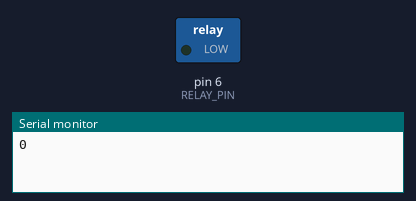
Bench run of a sketch on a simulated Arduino Uno, built with avr-gcc and run on an emulated ATmega328P. Shown: switched loads named in the sketch (green lamp = pin HIGH), the last lines printed to the serial monitor. At 13.0 s the program stops and its outputs stay as they are.

Above: at 0.1 s.
At 2.1 s:
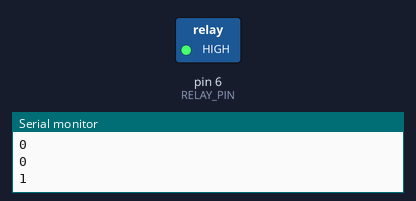
Timing chart, 0 to 11.5 s (numbered marks = the images above):
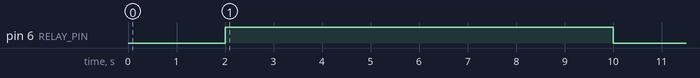

The sketch:

relay.ino
```cpp
#include <RelayModule.h>

#define RELAY_PIN   6
#define INVERT_RELAY true

RelayModule* relay;
int peso = 0;                 // peso enviado pela load cell
bool state = false;

void setup()
{
  relay = new RelayModule(RELAY_PIN,INVERT_RELAY);
  Serial.begin(9600);
}

void loop()
{
  // TEST1
//  if (relay->isOn())
//  {
//    relay->off(); // turn the relay off.
//  }
//  else if (relay->isOff())
//  {
//    relay->on(); // turn the relay on.
//  }
//  delay(1000);

  // TEST2
  while(peso < 13)
  {
    if(peso >= 2 && peso < 10)
    {
      state = true;
      relay->setState(state);         // = relay->on();
      Serial.print(state);
      Serial.print('\n');
    }
    else if(peso >= 10)
    {
      state = false;;
      relay->setState(state);         // = relay->off();
      Serial.print(state);
      Serial.print('\n');

    }
    else
    {
      relay->setState(state);
      Serial.print(state);
      Serial.print('\n');
    }

   peso += 1;
   delay(1000);
  }

  while(1);

  // CODE
//  if(peso <= 200)
//  {
//    state = true;
//    relay->setState(state);         // = relay->on();
//  }
//  else if(peso >= 1000)
//  {
//    state = false;;
//    relay->setState(state);         // = relay->off();
//  }
//  else
//  {
//    relay->setState(state);
//  }


}
```

RelayModule.cpp
```cpp
/**
	The class implements a set of methods of the RelayModule.h
	interface for working with a digital relay module.
	https://github.com/YuriiSalimov/RelayModule
	Created by Yurii Salimov, December, 2017.
	Released into the public domain.
*/
#include "RelayModule.h"

RelayModule::RelayModule(const int IN_pin, const boolean invertSignal) {
  pinMode(this->IN_pin = IN_pin, OUTPUT);
  if (invertSignal) {
    invert();
  }
  off();
}

RelayModule::~RelayModule() {
  turnOff();
}

void RelayModule::on() {
  if (isOff()) {
    turnOn();
  }
}

void RelayModule::off() {
  if (isOn()) {
    turnOff();
  }
}

void RelayModule::setState(const boolean input) {
  if (input) {
    on();
  } else {
    off();
  }
}

boolean RelayModule::isOn() {
  return read() == this->onSignal;
}

boolean RelayModule::isOff() {
  return read() == this->offSignal;
}

inline void RelayModule::turnOn() {
  write(this->onSignal);
}

inline void RelayModule::turnOff() {
  write(this->offSignal);
}

inline void RelayModule::write(const int signal) {
  digitalWrite(this->IN_pin, signal);
}

inline int RelayModule::read() {
  return digitalRead(this->IN_pin);
}

void RelayModule::invert() {
  const int tempSignal = this->onSignal;
  this->onSignal = this->offSignal;
  this->offSignal = tempSignal;
}
```

RelayModule.h
```cpp
/**
	RelayModule - class describes a set of methods
	for working with a digital relay module.
	Instantiation:
	RelayModule* relay = new RelayModule(2);
	If you need to invert a sensor signal:
	RelayModule* relay = new RelayModule(2, true);
	or call the method:
	relay.invert();
	Methods:
	relay.on();
	relay.off();
	relay.isOn();
	relay.isOff();
	v.1.1.1:
	- optimized calls of private methods;
	- updated invert() method.
	v.1.1.2:
	- removed deprecated init() method;
	- added setState() method.
	v.1.1.3:
	- optimized constructor;
	- updated documentation.
	https://github.com/YuriiSalimov/RelayModule
	Created by Yurii Salimov, February, 2018.
	Released into the public domain.
*/
#ifndef RELAY_MODULE_H
#define RELAY_MODULE_H

#if defined(ARDUINO) && (ARDUINO >= 100)
	#include <Arduino.h>
#else
	#include <WProgram.h>
#endif

#define RELAY_DEFAULT_INVERT_SIGNAL false

class RelayModule final {

	private:
		/**
			Port number that is attached to the relay.
		*/
		int IN_pin;

		/**
			ON and OFF signal.
		*/
		int onSignal = LOW;
		int offSignal = HIGH;

	public:
		/**
			Constructor
			@param IN_pin - a digital port number
			that is attached to the relay
			@param invertSignal - invert relay signal (default, false):
			true - LOW is a ON signal;
			false - HIGH is a ON signal
		*/
		RelayModule(
			int IN_pin,
			boolean invertSignal = RELAY_DEFAULT_INVERT_SIGNAL
		);

		/**
			Destructor
			Turns off the relay before deleting the object.
		*/
		~RelayModule();

		/**
			Turns on the relay if it is off.
		*/
		void on();

		/**
			Turns off the relay if it is on.
		*/
		void off();

		/**
			Changes current state of the relay.
			If the input parameter is true then turns on the relay,
			otherwise - turns off the relay.
			@param input - a new state (true / false)
		*/
		void setState(boolean input);

		/**
			Checks if the relay is on.
			@return true if the relay is on,
			false if the relay is off
		*/
		boolean isOn();

		/**
			Checks if the relay is off.
			@return true if the relay is off,
			false if the relay is on
		*/
		boolean isOff();

		/**
			Inverts relay signal.
			If invert signal:
			onSignal = LOW
			offSignal = HIGH
			If not invert signal:
			onSignal = HIGH
			offSignal = LOW
		*/
		void invert();

	private:
		/**
			Turns on the relay.
		*/
		inline void turnOn();

		/**
			Turns off the relay.
		*/
		inline void turnOff();

		/**
			Writes a input signal to the relay.
			@param value - a new relay signal
		*/
		inline void write(int signal);

		/**
			Reads and returns the relay signal.
			@return relay signal
		*/
		inline int read();
};

#endif
```

Measured:
- by itself, pin 6 (RELAY_PIN): LOW → HIGH at 2.0 s, → LOW 8.0 s later
